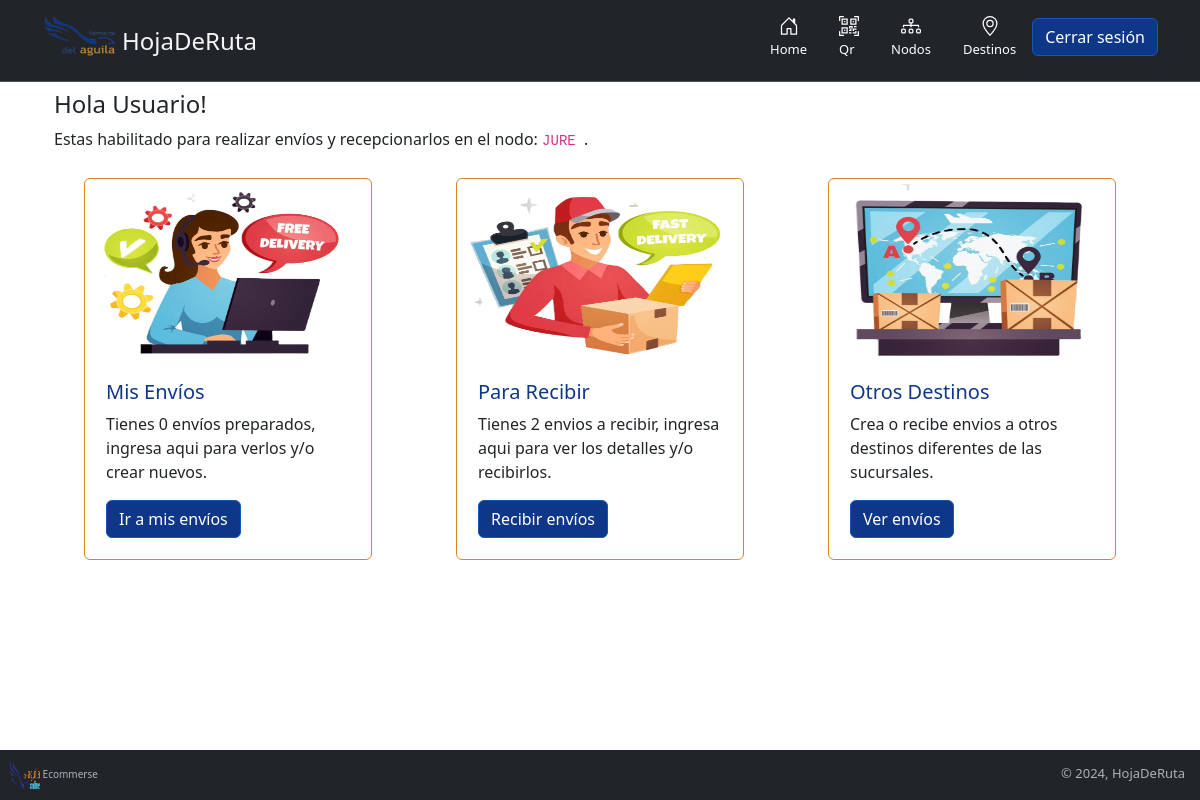
The page /hojaderuta/ (signed in) on the database as committed earlier.
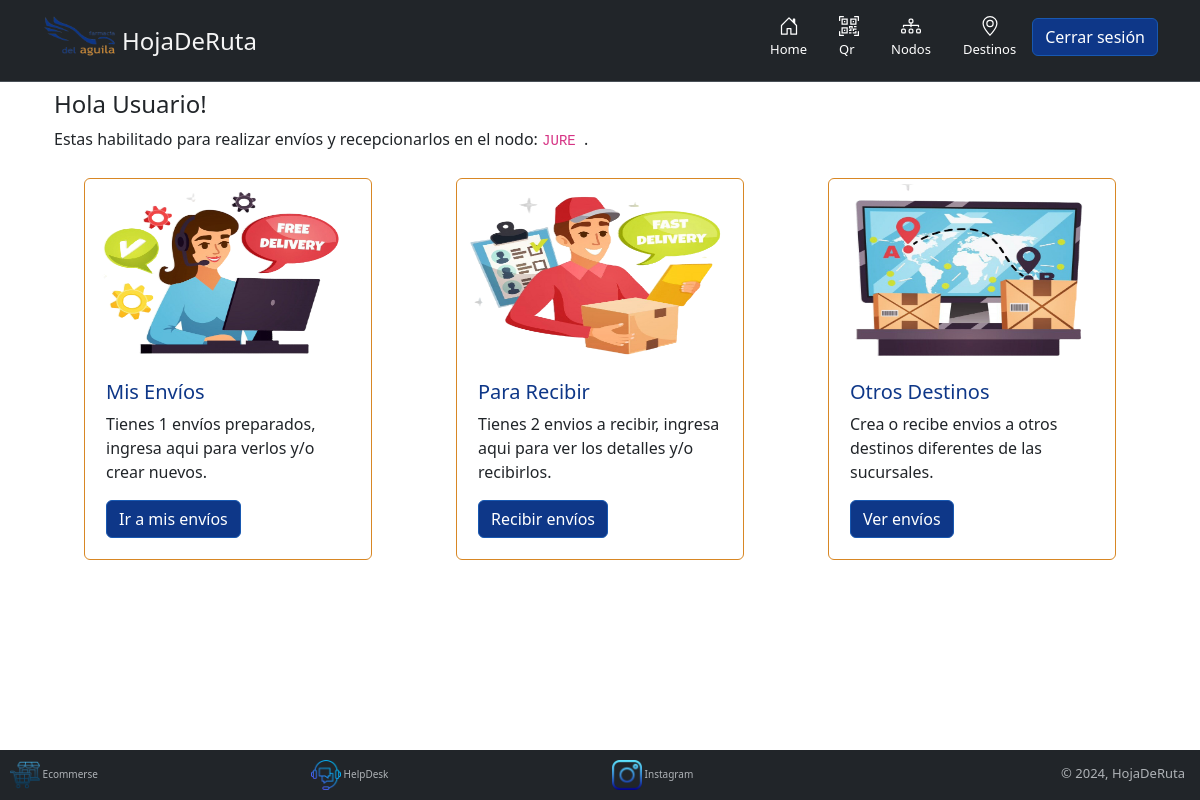
The same page on the database as committed later.
### perfiles/models.py (models this page shows, shortened)
class Perfil(models.Model):
    usuario = models.ForeignKey(User, on_delete= models.CASCADE, null= True,)
    nodo =  models.ForeignKey(Nodo, on_delete= models.CASCADE, null= True, blank= True)
    reparto = models.BooleanField(default= False)
    impresora = models.ForeignKey(ImpresoraNodo, on_delete= models.CASCADE, null= True, blank= True)

### nodos/models.py (models this page shows, shortened)
class Nodo(models.Model):
    nombre  = models.CharField(max_length=30)
    calle = models.CharField(max_length=30)
    numero = models.IntegerField(null= False)
    localidad = models.CharField(max_length=30)
    NumTelefonoRegex = RegexValidator(regex=r"^\+?1?\d{8,15}$")
    telefono = models.CharField(validators=[NumTelefonoRegex], max_length=16, unique=True)
    mapa = models.ImageField(upload_to="mapa/%Y/%m/%d", blank=True, null=True)
    estado = models.ForeignKey(Estado, on_delete= models.SET_NULL, null= True)
    def __str__(self):
        return self.nombre

### link/models.py (models this page shows, shortened)
class Links(models.Model):
    nombre = models.CharField(max_length=100, null= False)
    url = models.URLField(max_length= 100, null= False)
    icono = models.ImageField(upload_to="iconos/%Y/%m/%d", blank=True, null=True)
    estado = models.ForeignKey(Estado, on_delete= models.SET_NULL, null= True)

### hojaderuta/views.py (the view)
# urls.py: path('hojaderuta/', views.index, name= 'index'),
def index(request):
    mis_envios_p = 0
    mis_envios_c = 0
    a_recibir_p = 0
    a_recibir_c = 0
    if request.user.is_authenticated:
        params['nodos'] = Perfil.objects.filter( usuario= request.user)
        for nodo in params['nodos']:
            mis_envios_p+= Envio.objects.filter(origen= nodo.nodo.id).filter(estado= preparado).count()
            mis_envios_c+= Envio.objects.filter(estado= en_camino).filter(origen= nodo.nodo.id).count()
            a_recibir_p+= Envio.objects.filter(estado= preparado).filter(destino= nodo.nodo.id).count()
            a_recibir_c+= Envio.objects.filter(estado= en_camino).filter(destino= nodo.nodo.id).count()
        params['mis_envios'] = mis_envios_p + mis_envios_c
        params['a_recibir'] = a_recibir_c + a_recibir_p
    return render(request, 'hojaderuta/index.html', params )

### templates/hojaderuta/index.html
{% extends "layout.html" %}
{% load static %}
{% block content %}
<div class="container">
    <div class="row">
        {% if user.is_authenticated %}
            <h4>Hola {{ user.get_username }}!</h4>
            {% if nodos %}
                <p>Estas habilitado para realizar envíos y recepcionarlos en el nodo:
                    {% for nodo in nodos %}
                        <code>{{ nodo.nodo }} </code>.
                    {% endfor %}
                </p>
            {% else %}
                <p>No tienes un nodo asignado aún. Comunicate con el administrador para que te proporcione uno.</p>
            {% endif %}
        {% else %}
            {% include "login-register.html" %}
        {% endif %}
    </div>
</div>
<div class="container">
    <div class="row">
        {% if user.is_authenticated %}
        <div class="col-xl-4 col-md-6 col-sm-12 col-xxl-3">
            <div class="card">
                <img src="{% static 'imagenes/envios.png' %}" class="card-img-top">
                <div class="card-body">
                    <h5 class="card-title">Mis Envíos</h5>
                    <p class="card-text">Tienes {{ mis_envios }} envíos preparados, ingresa aqui para verlos y/o crear nuevos.</p>
                    <a href="{% url 'mis_envios' %}" class="btn btn-primary">Ir a mis envíos</a>
                </div>
            </div>
        </div>
        <div class="col-xl-4 col-md-6 col-sm-12 col-xxl-3">
            <div class="card">
                <img src="{% static 'imagenes/recibir.png' %}" class="card-img-top">
                <div class="card-body">
                    <h5 class="card-title">Para Recibir</h5>
                    <p class="card-text">Tienes {{ a_recibir }} envios a recibir, ingresa aqui para ver los detalles y/o recibirlos.</p>
                    <a href="{% url 'para_recibir' %}" class="btn btn-primary">Recibir envíos</a>
                </div>
            </div>
        </div>
        <div class="col-xl-4 col-md-6 col-sm-12 col-xxl-3">
            <div class="card">
                <img src="{% static 'imagenes/destinos.png' %}" class="card-img-top">
                <div class="card-body">
                    <h5 class="card-title">Otros Destinos</h5>
                    <p class="card-text">Crea o recibe envios a otros destinos diferentes de las sucursales.</p>
                    <a href="#" class="btn btn-primary">Ver envíos</a>
                </div>
            </div>
        </div>
        {% endif %}
    </div>
</div>
{% endblock %}

### templates/layout.html
{% extends "base.html" %}
{% load static %}
{% block layout %}
<header>
    {% include "header.html" %}
</header>
<div class= "content">
    <div class="container" style="padding-top: 8px;">{% block content %}{% endblock  %}</div>
</div>
<div class="container-fluid">
    <footer class= "bg-dark" data-bs-theme="dark" style="padding: 10px;">
        {% include "footer.html" %}
    </footer>
</div>
{% endblock  %}

### templates/base.html (shortened to what this page needs)
{% load static %}
<!doctype html>
<html lang="en">
	<head>
		<link href="https://cdn.jsdelivr.net/npm/bootstrap@5.3.3/dist/css/bootstrap.min.css" rel="stylesheet">
		<link rel="stylesheet" type="text/css" href="{% static 'css/bootstrap.min.css' %}" />
		<link rel="stylesheet" type="text/css" href="{% static 'css/main.css' %}" />
	</head>
  	<body>
		{% block layout %}{% endblock %}
	</body>
</html>

### templates/header.html (shortened to what this page needs)
{% load static %}
<div class="px-3 py-2 text-bg-dark border-bottom navbar-dark bg-dark" data-bs-theme="dark">
    <div class="container d-flex flex-wrap justify-content-center">
        <a class="d-flex align-items-center me-lg-auto link-body-emphasis text-decoration-none">
            <img src="{% static 'imagenes/logo.png' %}" width="80" height="65">
            <span class="fs-4" style="padding-right: 15px; color: whitesmoke;">HojaDeRuta</span>
        </a>
        <ul class="nav col-12 col-lg-auto my-2 justify-content-center my-md-0 text-small">
            <li>
                <a href="{% url 'index' %}" class="nav-link text-white" style="font-size: small;">
                Home
                </a>
            </li>
            <li>
                <a href="#" class="nav-link text-white" style="font-size: small;">
                Qr
                </a>
            </li>
            <li>
                <a href="{% url 'ver_nodos' %}" class="nav-link text-white" style="font-size: small;">
                Nodos
                </a>
            </li>
            <li>
                <a href="#" class="nav-link text-white" style="font-size: small;">
                Destinos
                </a>
            </li>
        </ul>
        <div class="text-end" id= "login-out">
        {% if user.is_authenticated %}
            <a type="button" class="btn btn-primary" href="{% url 'auth_logout' %}">Cerrar sesión</a>
        {% else %}
            <a type="button" class="btn btn-primary" href="{% url 'auth_login' %}">Iniciar sesión</a>
            <a type="button" class="btn btn-primary" href="{% url 'registration_register' %}">Registrarse</a>
        {% endif %}
        </div>
    </div>
</div>

### templates/footer.html
<div class="row">
	{% if user.is_authenticated %}
	<div class="col-sm-12 col-md-8 col-xl-9 col-xxl-9">
		<div class="row">
		{% for link in links %}
			<div class="col	">
				<a class="text-decoration-none" href="{{ link.url }}">
					<img src="/media/{{ link.icono }}" width="30" height="30">
					<span class="text-body-secondary">{{ link.nombre }}</span>
				</a>
			</div>
		{% endfor %}
		</div>
	</div>
	{% endif %}
	<div class="col-sm-12 col-md-4 col-xl-3 col-xxl-3 text-end">
		<span class="text-body-secondary" style="padding-right: 5px; font-size: small;">&copy; 2024, HojaDeRuta</span>
	</div>
</div>

### static_dev/css/main.css (style rules this page uses)
html { min-height: 100%; position: relative; }
body { margin: 0; margin-bottom: 80px; }
footer { position:fixed; left:0px; bottom:0px; width:100%; }
a { font-size: 10px; }
.card { width: 18rem; border-color: #d88724; padding: 5px; margin: auto; margin-top:10px; margin-bottom: 10px; }
.card-title { color: #0e3788; }
.card-img-top { height:180px }
.btn { background-color: #0e3788; border-color: #1858b1; }
#login-out { padding-top: 10px; }

Rows that differ between the two databases and show on the page:
changed Links "Ecommerse": icono: a different picture
added Links: icono (picture), nombre "HelpDesk"
added Links: icono (picture), nombre "Instagram"
Other text that changed with them:
{{ mis_envios }}: "0" → "1"
